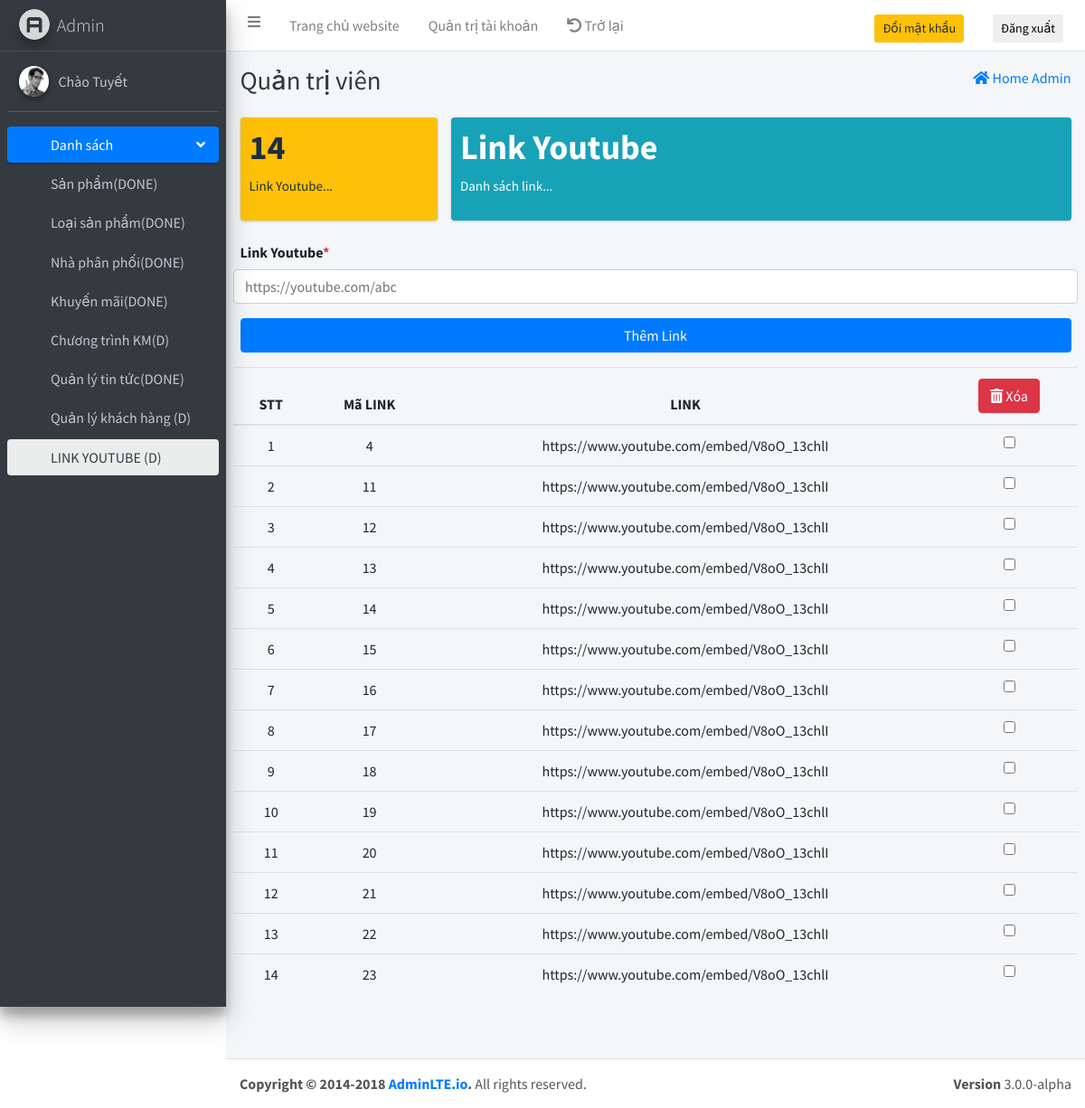
Screenshot of /admin/indexAdmin.php?page=list_youtube (signed in) with the database file from the repository.
### tables this page shows
CREATE TABLE `video` (
  `MaMulti` int(25) NOT NULL,
  `URLVideo` varchar(250) NOT NULL,
  `URLHinh` varchar(250) NOT NULL,
  `MaSP` varchar(25) NOT NULL,
  `MaTin` varchar(25) NOT NULL,
  `MaKH` varchar(25) NOT NULL,
  `update_on` date NOT NULL
);

### select.php (called while the page is built, shortened)
<?php
    function query_select($sql)
    {
        $table = array();
        try {
            include 'connect.php';
            $stmt = $conn->prepare($sql);
            $stmt->execute();
            $table = $stmt;
        } catch (PDOException $e) {
            echo "connection failed: " . $e->getMessage();
        }
        return $table;
    }
?>

### admin/Select/list-youtube.php (the view, shortened to what this page needs)
<div class="row row-responsive">
    <div class="col-lg-3 col-6 col-responsive col-respon-1">
        <div class="small-box bg-warning">
            <div class="inner">
                <?php
                $table = query_select("SELECT MaMulti,URLVideo FROM video WHERE URLVideo <> ''");
                $count = $table->rowCount();
                echo '<h3>' . $count . '</h3>';
                ?>
                <p>Link Youtube...</p>
            </div>
        </div>
    </div>
    <div class="col-lg-9 col-12 col-responsive col-respon-2">
        <div class="small-box bg-info">
            <div class="inner">
                <h3>Link Youtube</h3>
                <p>Danh sách link...</p>
            </div>
        </div>
    </div>
</div>
<div class="row">
    <div class="col-12">
        <form id="" method="post">
            <div class="form-group row">
                <label for="linkYoutube" class="col-sm-2 col-form-label">Link Youtube<span class="text-danger">*</span></label>
                <input type="text" class="form-control" name="linkYoutube" placeholder="https://youtube.com/abc" id="linkYoutube">
            </div>
            <div class="form-group row text-center">
                <div class="col-sm-12 col-sm-custom">
                    <button type="submit" name="submit_link" class="btn btn-primary btn-block">Thêm Link</button>
                </div>
            </div>
        </form>
    </div>
</div>
<div class="row">
    <table class="table table-hover text-center">
        <thead>
            <tr>
                <th class="respon-600">STT</th>
                <th>Mã LINK</th>
                <th class="respon-320">LINK</th>
                <th>
                    <button type="button" name="delete_youtube" id="delete_youtube" class="btn btn-danger">
                        <i class="fas fa-trash-alt"></i> Xóa
                    </button>
                </th>
            </tr>
        </thead>
        <tbody>
            <?php
            if ($count > 0) {
                $stt = 0;
                foreach ($table as $row) {
                    $stt++;
                    $malink = $row['MaMulti'];
                    ?>
                    <tr>
                        <td class="respon-600"><?php echo $stt; ?></td>
                        <td><?php echo $row['MaMulti'] ?></td>
                        <td class="respon-320"><?php echo $row['URLVideo'] ?></td>
                        <td>
                            <input type="checkbox" class="delete_checkbox" value="<?php echo $malink; ?>">
                        </td>
                    </tr>
                <?php
                }
            } else {
                echo "<h2>Hiện tại chưa có Link...</h2>";
            }
            ?>
        </tbody>
    </table>
</div>

### assets/css/style.css (style rules this page uses)
html, body, div, span, object, iframe, h1, h2, h3, h4, h5, h6, p, blockquote, pre, abbr, address, cite, code, del, dfn, em, img, ins, kbd, q, samp, small, strong, sub, sup, var, b, i, dl, dt, dd, ol, ul, li, fieldset, form, label, legend, table, caption, tbody, tfoot, thead, tr, th, td, article, aside, canvas, details, figcaption, figure, footer, header, hgroup, menu, nav, section, summary, time, mark, audio, video { margin: 0; padding: 0; border: 0; outline: 0; font-size: 100%; vertical-align: baseline; background: transparent; box-sizing: border-box; -moz-box-sizing: border-box; -webkit-box-sizing: border-box; }
body { font: 15px/1 poppins-regular, Arial, Helvetica, sans-serif; }
table { border-collapse: collapse; border-spacing: 0; }
input, select { vertical-align: middle; }

### rows the page displays
video: MaMulti "4", URLVideo "https://www.youtube.com/embed/V8oO_13chlI"
video: MaMulti "11", URLVideo "https://www.youtube.com/embed/V8oO_13chlI"
video: MaMulti "12", URLVideo "https://www.youtube.com/embed/V8oO_13chlI"
video: MaMulti "13", URLVideo "https://www.youtube.com/embed/V8oO_13chlI"
video: MaMulti "14", URLVideo "https://www.youtube.com/embed/V8oO_13chlI"
video: MaMulti "15", URLVideo "https://www.youtube.com/embed/V8oO_13chlI"
video: MaMulti "16", URLVideo "https://www.youtube.com/embed/V8oO_13chlI"
video: MaMulti "17", URLVideo "https://www.youtube.com/embed/V8oO_13chlI"
video: MaMulti "18", URLVideo "https://www.youtube.com/embed/V8oO_13chlI"
video: MaMulti "19", URLVideo "https://www.youtube.com/embed/V8oO_13chlI"
video: MaMulti "20", URLVideo "https://www.youtube.com/embed/V8oO_13chlI"
video: MaMulti "21", URLVideo "https://www.youtube.com/embed/V8oO_13chlI"
video: MaMulti "22", URLVideo "https://www.youtube.com/embed/V8oO_13chlI"
video: MaMulti "23", URLVideo "https://www.youtube.com/embed/V8oO_13chlI"

### other values shown
$count "14"
